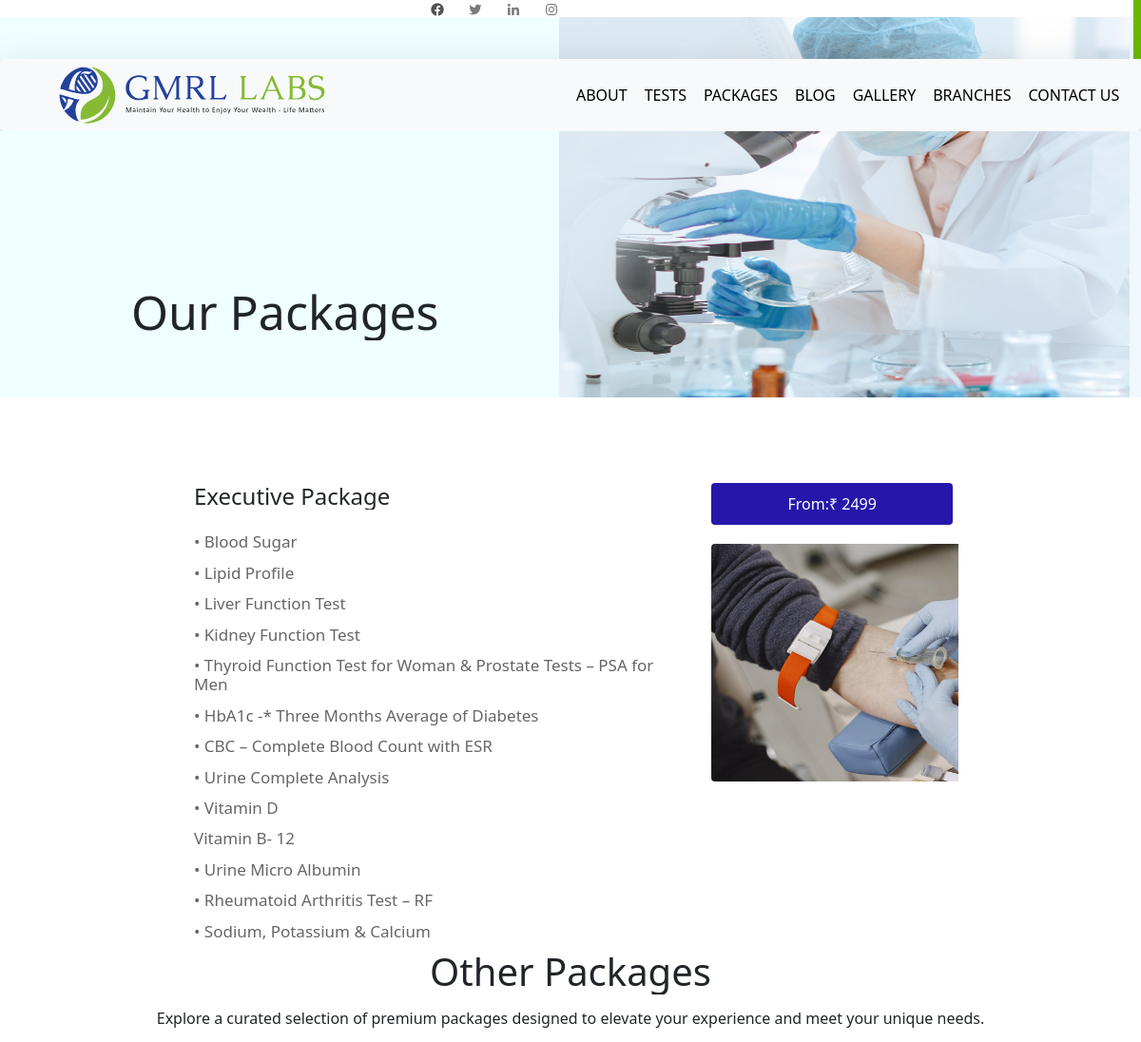
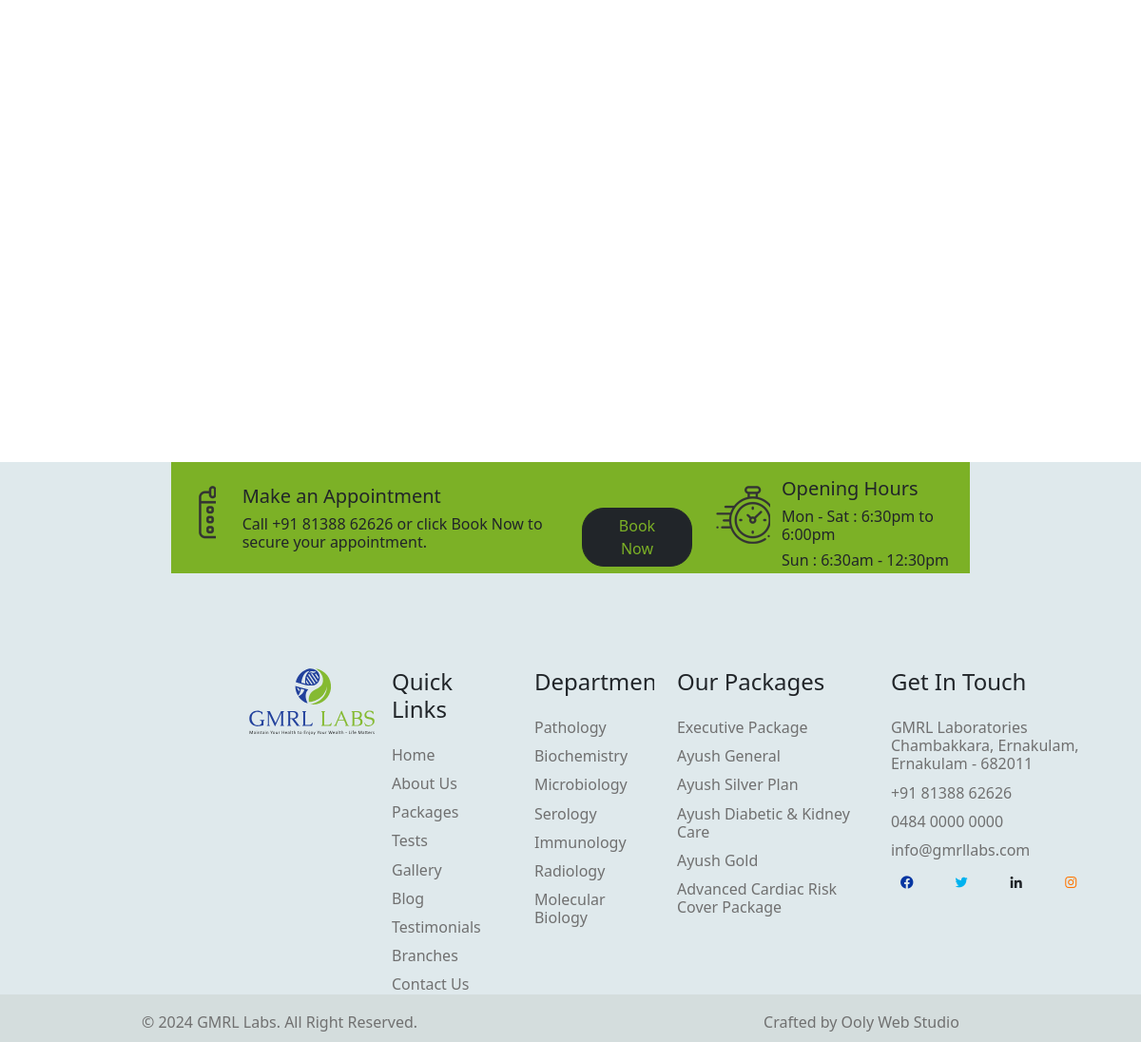
The page /packages/1 on the database its author committed (2 pictures, top to bottom).
### Hospitalapp/models.py (models this page shows, shortened)
class Package(models.Model):
    image=models.ImageField(upload_to='package')
    price=models.IntegerField()
    ln1=models.CharField(max_length=400)
    ln2=models.CharField(max_length=400)
    ln3=models.CharField(max_length=400)
    ln4=models.CharField(max_length=400)
    ln5=models.CharField(max_length=400)
    ln6=models.CharField(max_length=400)
    ln7=models.CharField(max_length=400,blank=True)
    ln8=models.CharField(max_length=400,blank=True)
    ln9=models.CharField(max_length=400,blank=True)
    ln10=models.CharField(max_length=400,blank=True)
    ln11=models.CharField(max_length=400,blank=True)
    ln12=models.CharField(max_length=400,blank=True)
    ln13=models.CharField(max_length=400,blank=True)
    name=models.CharField(max_length=250,unique=True)
    class Meta:
        ordering=('name',)

### Hospitalapp/views.py (the view)
# urls.py: path('packages/<int:id>',views.packages,name='packages'),
def packages(request,id):
    packs=Package.objects.get(id=id)
    return render(request,'packages.html',{'packs':packs})

### Hospitalapp/context_processors.py (called while the page is built)
def menu_links(req):
    links=Package.objects.all()
    return dict(links=links)

### templates/packages.html (shortened to what this page needs)
{% extends 'base.html' %}
{% load static %}
{% block content %}
<section class="package1 w-100" id="package">
    <div class="row w-100">
        <div class="abcol col-lg-6">
            <h1>Our Packages</h1>
        </div>
        <div class="tes col-lg-6">
            <img src="../static/images/blog.jpg" alt="">
        </div>
    </div>
</section>
<section class="packpgs">
    <div class="packpgsrw row mx-auto d-flex">
        <div class="col-lg-8">
            <h4 class="mb-4">{{packs.name}}</h4>
            <h6>{{packs.ln1}}</h6>
            <h6>{{packs.ln2}}</h6>
            <h6>{{packs.ln3}}</h6>
            <h6>{{packs.ln4}}</h6>
            <h6>{{packs.ln5}}</h6>
            <h6>{{packs.ln6}}</h6>
            <h6>{{packs.ln7}}</h6>
            <h6>{{packs.ln8}}</h6>
            <h6>{{packs.ln9}}</h6>
            <h6>{{packs.ln10}}</span></h6>
            <h6>{{packs.ln11}}</h6>
            <h6>{{packs.ln12}}</h6>
            <h6>{{packs.ln13}}</h6>
        </div>
        <div class="col-lg-4">
            <button class="btnprc">From:₹ {{packs.price}}</button>
            <img class="pkpgimg" src="{{packs.image.url}}" alt="">
        </div>
    </div>
</section>
<section class="pakpg">
<div class="otpk">
    <h1 class="mx-auto d-flex justify-content-center mb-3">Other Packages</h1>
    <h6 class="mx-auto d-flex justify-content-center mb-5">Explore a curated selection of premium packages designed to elevate your experience and meet your unique needs.</h6>
</div>
<div class="container">
<div class="row gmhrw mt-0 pt-0">
    {% for s in links %}
                <div class="card ms-4 p-0" style="width: 28rem;">
                    <a href="">
                    <img class="bloimg card-img-top" src="{{s.image.url}}" alt="Card image cap">
                    <button class="pkbtn">From:₹ {{s.price}}</button>
                    <div class="ms-0 card-body pkbo">
                        <div class="row">
                            <div class="col-lg-10">
                      <p class="card-text ">{{s.name}}</p>
                      </div>
                      <div class="col-lg-2  ">
                        <i class='pic me-2 mt-3  bx bxs-chevron-right'></i>
                        </div>
                        </div>
                    </div>
                    </a>
                </div>
    {% endfor %}
</div>
</div>
</section>
<section class="footer">
    <div class="rw2 row mx-auto">
        <div class="col9 col-lg-8">
            <div class="row">
                <div class="col-lg-1">
                    <img class="mt-4 ms-3" src="../static/images/make-appointment.png" alt="">
                </div>
                <div class="col-lg-8 mt-4">
                    <h5 class="ms-3"> Make an Appointment</h5>
                    <h6 class="ms-3">Call +91 81388 62626 or click Book Now to secure your appointment.</h6>
                </div>
                <div class="col-lg-3">
                    <a href="{% url 'hos:appointment' %}">
                    <button type="button" class="btn4 mt-5 btn btn-dark ">Book Now</button>
                    </a>
                </div>
            </div>
        </div>
        <div class="col91 col-lg-4">
            <div class="row">
                <div class="col-lg-3">
                    <img class="mt-4" src="../static/images/openinh-hours-logo.png" alt="">
                </div>
                <div class="col-lg-9">
                    <h5 class="mt-3">Opening Hours</h5>
                    <h6>Mon - Sat : 6:30pm to 6:00pm</h6>
                    <h6>Sun : 6:30am - 12:30pm</h6>
                </div>
            </div>
        </div>
    </div>
    <div class="rw3 row">
        <div class="col-lg-2">
            <img src="../static/images/gmrl-footer-logo.svg" alt="">
        </div>
        <div class="col-lg-2">
            <h4 class="mb-4">Quick Links</h4>
            <h6>Home</h6>
            <h6>About Us</h6>
            <h6>Packages</h6>
            <h6>Tests</h6>
            <h6>Gallery</h6>
            <h6>Blog</h6>
            <h6>Testimonials</h6>
            <h6>Branches</h6>
            <h6>Contact Us</h6>
        </div>
        <div class="col-lg-2">
            <h4 class="mb-4">Departments</h4>
            <h6>Pathology</h6>
            <h6>Biochemistry</h6>
            <h6>Microbiology</h6>
            <h6>Serology</h6>
            <h6>Immunology</h6>
            <h6>Radiology</h6>
            <h6>Molecular Biology</h6>
        </div>
        <div class="col-lg-3">
            <h4 class="mb-4">Our Packages</h4>
            <h6>Executive Package</h6>
            <h6>Ayush General</h6>
            <h6>Ayush Silver Plan</h6>
            <h6>Ayush Diabetic & Kidney Care</h6>
            <h6>Ayush Gold</h6>
            <h6>Advanced Cardiac Risk Cover Package</h6>
        </div>
        <div class="col-lg-3">
            <h4 class="mb-4">Get In Touch</h4>
            <h6>GMRL Laboratories Chambakkara, Ernakulam, Ernakulam - 682011</h6>
            <h6>+91 81388 62626</h6>
            <h6>0484 0000 0000</h6>
            <h6>info@gmrllabs.com</h6>
            <div class="rw4 row">
                <div class="col-lg-3">
                    <i class='bx bxl-facebook-circle' style='color:#0636a2'></i>
                </div>
                <div class="col-lg-3">
                    <i class='bx bxl-twitter' style='color:#00b2ef'></i>
                </div>
                <div class="col-lg-3">
                    <i class='bx bxl-linkedin'></i>
                </div>
                <div class="col-lg-3">
                    <i class='bx bxl-instagram' style='color:#ff7500'></i>
                </div>
            </div>
        </div>
    </div>
</section>
{% endblock %}

### static/css/style.css (style rules this page uses)
* { overflow-x: hidden; }
.package1 { background-color: rgb(240, 248, 255); overflow-x: hidden; margin-top: -120px; z-index: -1; }
.card { height: 200px; border-radius: 0; }
.footer { height: 70vh; background-color: rgb(223, 233, 236); }
.rw2 { width: 70%; height: 21%; }
.rw2 h5 { overflow: hidden; }
.rw2 h6 { overflow: hidden; }
.col9 { background-color: rgb(124, 177, 38); }
.col91 { background-color: rgb(124, 177, 38); }
.btn4 { border-radius: 23px; padding-left: 35px; padding-right: 35px; color: rgb(124, 177, 38); }
.rw3 { width: 75%; margin-top: 100px; margin-left: 250px; }
.rw3 h4 { overflow: hidden; }
.rw3 img { width: 11vw; }
.rw3 h6 { margin-top: 11px; color: rgb(112, 112, 112); overflow: hidden; }
.rw4 { width: 230px; }
.abcol { background-color: rgb(239, 255, 255); padding: 0 0 0 0; }
.abcol h1 { font-size: 50px; margin-top: 280px; margin-left: 150px; margin-bottom: 15px; overflow: hidden; }
.tes { padding: 0 0 0 0; }
.tes img { height: 50vh; width: 50.3vw; }
.pic { font-size: 35px; display: flex; justify-content: center; text-align: center; margin-top: 22px; }
.pkbo p { text-decoration: none !important; }
.pkbo { height:73.5px; background-color: rgb(196, 210, 223); padding: 0 0 0 0; padding-left: 10px; text-decoration: none !important; }
.pkbtn { position: absolute; top: 3%; left:68%; border: 0; color: rgb(25, 25, 158); font-weight: 700; padding-left: 10px; padding-right: 10px; }
.packpgsrw { margin-left: 200px; width: 68%; height: 55 vh; margin-top: 90px; }
.pkpgimg { width: 390px; height: 250px; border-radius: 4px; }
.packpgsrw h6 { color: rgb(102, 102, 102); font-size: 17px; margin-top: 12px; }
.btnprc { background-color: rgb(38, 23, 170); border: 0; border-radius: 4px; width: 21.2vw; color: white; margin-bottom: 20px; padding-top: 10px; padding-bottom: 10px; }
.gmhrw { width: 100%; height: auto; padding-top: 0; margin-top: 90px; margin-bottom: 90px; text-decoration: none !important; padding-left: 70px; }
.gmhrw .card { height: 337.5px; margin-top: 25px; padding-top: 0; text-decoration: none !important; }
.gmhrw img { border-radius: 0; height: 303px; }
.pkbo .card-text { text-decoration: none; }
.gmhrw .pic { font-size: 30px; margin: auto; color: black; }
.gmhrw p { padding-top: 0; margin-top: 20px; text-decoration: none !important; color: black; }
.gmhrw i { display: flex; justify-content: end; text-align: end; }
.gmhrw .card { position: relative; overflow: hidden; border-radius: 0; cursor: pointer; text-decoration: none !important; }
.gmhrw .bloimg { width: 100%; height: 24.46vh; border-radius: 0; display: block; transition: transform 0.5s; }
.rw4 i { margin: auto; display: flex; justify-content: center; text-align: center; padding-top: 8px; }

### rows shown on the page
Package: name "Executive Package", ln1 "• Blood Sugar", ln2 "• Lipid Profile", ln3 "• Liver Function Test", ln4 "• Kidney Function Test", ln5 "• Thyroid Function Test for Woman & Prostate Tests – PSA for Men", ln6 "• HbA1c -* Three Months Average of Diabetes", ln7 "• CBC – Complete Blood Count with ESR", ln8 "• Urine Complete Analysis", ln9 "• Vitamin D", ln10 "Vitamin B- 12", ln11 "• Urine Micro Albumin", ln12 "• Rheumatoid Arthritis Test – RF", ln13 "• Sodium, Potassium & Calcium", price "2499", image (picture)
Package: image (picture)
Package: image (picture)
Package: image (picture)
